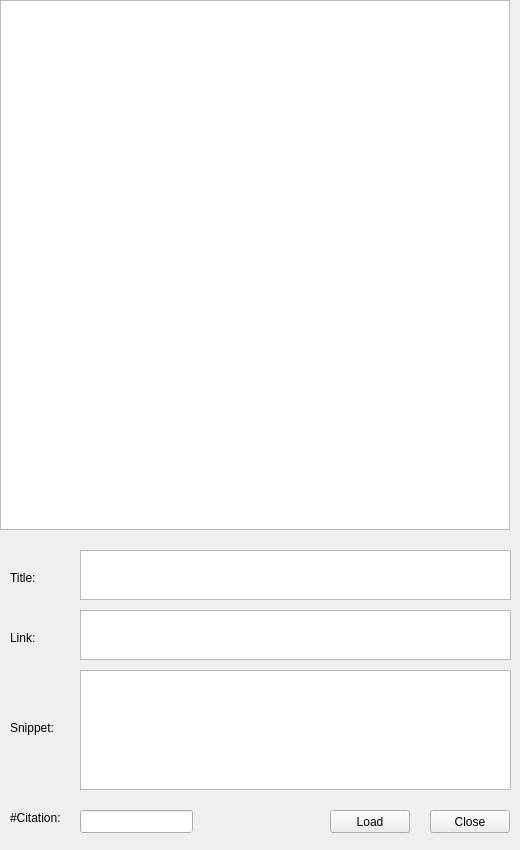
<?xml version="1.0" encoding="UTF-8"?>
<ui version="4.0">
 <class>viewer</class>
 <widget class="QWidget" name="viewer">
  <property name="geometry">
   <rect>
    <x>0</x>
    <y>0</y>
    <width>520</width>
    <height>850</height>
   </rect>
  </property>
  <property name="windowTitle">
   <string>Table Viewer</string>
  </property>
  <widget class="QTableWidget" name="table">
   <property name="geometry">
    <rect>
     <x>0</x>
     <y>0</y>
     <width>510</width>
     <height>530</height>
    </rect>
   </property>
  </widget>
  <widget class="QLabel" name="label">
   <property name="geometry">
    <rect>
     <x>10</x>
     <y>570</y>
     <width>59</width>
     <height>15</height>
    </rect>
   </property>
   <property name="text">
    <string>Title:</string>
   </property>
  </widget>
  <widget class="QPlainTextEdit" name="title">
   <property name="geometry">
    <rect>
     <x>80</x>
     <y>550</y>
     <width>431</width>
     <height>50</height>
    </rect>
   </property>
   <property name="readOnly">
    <bool>true</bool>
   </property>
   <property name="plainText">
    <string/>
   </property>
  </widget>
  <widget class="QLabel" name="label_2">
   <property name="geometry">
    <rect>
     <x>10</x>
     <y>630</y>
     <width>59</width>
     <height>15</height>
    </rect>
   </property>
   <property name="text">
    <string>Link:</string>
   </property>
  </widget>
  <widget class="QPlainTextEdit" name="link">
   <property name="geometry">
    <rect>
     <x>80</x>
     <y>610</y>
     <width>431</width>
     <height>50</height>
    </rect>
   </property>
   <property name="readOnly">
    <bool>true</bool>
   </property>
   <property name="plainText">
    <string/>
   </property>
  </widget>
  <widget class="QLabel" name="label_3">
   <property name="geometry">
    <rect>
     <x>10</x>
     <y>720</y>
     <width>59</width>
     <height>15</height>
    </rect>
   </property>
   <property name="text">
    <string>Snippet:</string>
   </property>
  </widget>
  <widget class="QPlainTextEdit" name="snippet">
   <property name="geometry">
    <rect>
     <x>80</x>
     <y>670</y>
     <width>431</width>
     <height>120</height>
    </rect>
   </property>
   <property name="readOnly">
    <bool>true</bool>
   </property>
   <property name="plainText">
    <string/>
   </property>
  </widget>
  <widget class="QLabel" name="label_4">
   <property name="geometry">
    <rect>
     <x>10</x>
     <y>810</y>
     <width>59</width>
     <height>15</height>
    </rect>
   </property>
   <property name="text">
    <string>#Citation:</string>
   </property>
  </widget>
  <widget class="QLineEdit" name="citation">
   <property name="geometry">
    <rect>
     <x>80</x>
     <y>810</y>
     <width>113</width>
     <height>23</height>
    </rect>
   </property>
   <property name="text">
    <string/>
   </property>
   <property name="readOnly">
    <bool>true</bool>
   </property>
  </widget>
  <widget class="QPushButton" name="pbLoad">
   <property name="geometry">
    <rect>
     <x>330</x>
     <y>810</y>
     <width>80</width>
     <height>23</height>
    </rect>
   </property>
   <property name="text">
    <string>Load</string>
   </property>
  </widget>
  <widget class="QPushButton" name="pbClose">
   <property name="geometry">
    <rect>
     <x>430</x>
     <y>810</y>
     <width>80</width>
     <height>23</height>
    </rect>
   </property>
   <property name="text">
    <string>Close</string>
   </property>
  </widget>
 </widget>
 <resources/>
 <connections>
  <connection>
   <sender>pbClose</sender>
   <signal>clicked()</signal>
   <receiver>viewer</receiver>
   <slot>close()</slot>
   <hints>
    <hint type="sourcelabel">
     <x>139</x>
     <y>781</y>
    </hint>
    <hint type="destinationlabel">
     <x>511</x>
     <y>399</y>
    </hint>
   </hints>
  </connection>
 </connections>
</ui>
